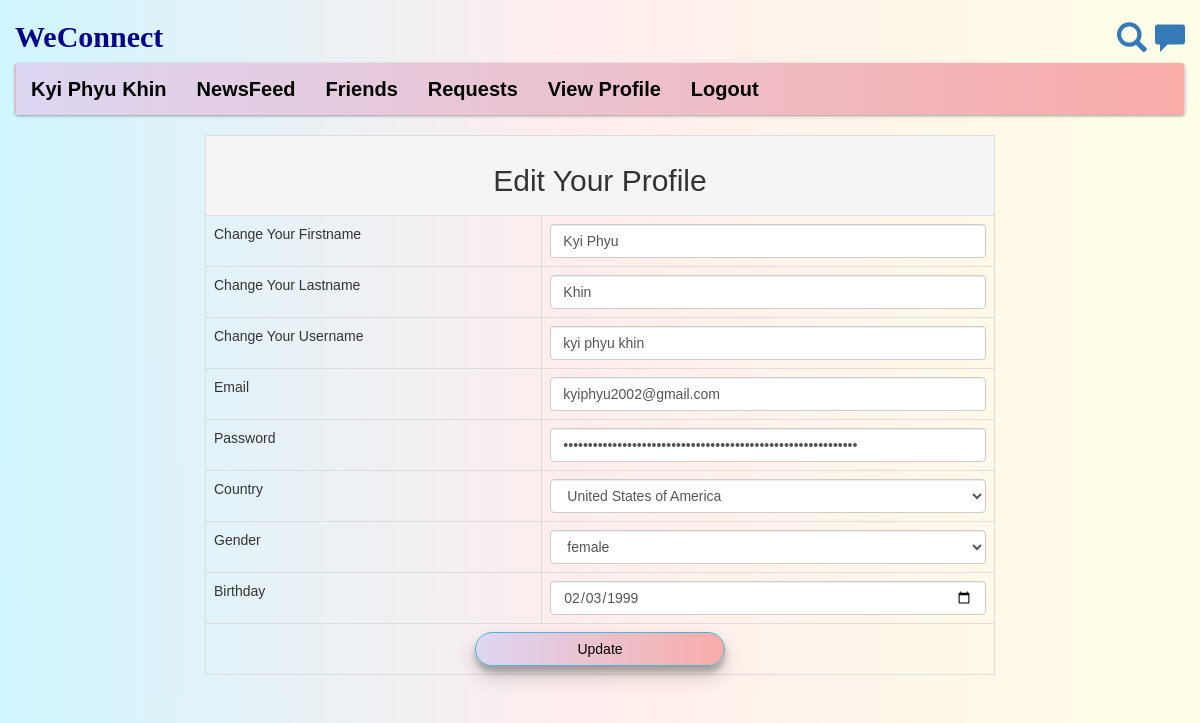
Screenshot of /edit_profile.php (signed in) with the database file from the repository.
### tables this page shows
CREATE TABLE `users` (
  `user_id` int(11) NOT NULL,
  `f_name` text NOT NULL,
  `l_name` text NOT NULL,
  `user_name` text NOT NULL,
  `user_pass` varchar(255) NOT NULL,
  `confirm_password` varchar(255) NOT NULL,
  `user_email` varchar(255) NOT NULL,
  `user_country` text NOT NULL,
  `user_gender` text NOT NULL,
  `user_birthday` text NOT NULL,
  `user_image` varchar(255) NOT NULL,
  `user_cover` varchar(255) NOT NULL,
  `status` text NOT NULL,
  `posts` text NOT NULL,
  `recovery_account` varchar(255) NOT NULL
);

### edit_profile.php (the view, shortened to what this page needs)
<!DOCTYPE html>
<?php
include("includes/navigation.php");
$user = $_SESSION['user_email'];
$get_user = "select * from users where user_email='$user'";
$run_user = mysqli_query($con,$get_user);
$result_user = mysqli_fetch_array($run_user);
$firstname = $result_user['f_name'];
$lastname = $result_user['l_name'];
$username = $result_user['user_name'];
$user_gender = $result_user['user_gender'];
?>
<html>
    <head>
        <link rel="stylesheet" href="https://maxcdn.bootstrapcdn.com/bootstrap/3.3.7/css/bootstrap.min.css">
        <link rel="stylesheet" type="text/css" href="style/style.css">
    </head>
    <body>
        <div class = "row">
            <div class = "col-sm-2"></div>
            <div class="col-sm-8">
                <form action="" method="post" enctype="multipart/form-data">
                    <table class="table table-bordered table-hover">
                        <tr align = "center">
                            <td colspan="6" class="active"><h2>Edit Your Profile</h2></td>
                        </tr>
                        <tr>
                            <td style-"font-weight:bold;">Change Your Firstname</td>
                            <td>
                                <input class= "form-control" type="text" name="f_name" required value="<?php echo $firstname; ?>">
                            </td>
                        </tr>
                        <tr>
                            <td style-"font-weight:bold;">Change Your Lastname</td>
                            <td>
                                <input class= "form-control" type="text" name="l_name" required value="<?php echo $lastname; ?>">
                            </td>
                        </tr
                        <tr>
                            <td style-"font-weight:bold;">Change Your Username</td>
                            <td>
                                <input class= "form-control" type="text" name="u_name" required value="<?php echo $username; ?>">
                            </td>
                        <tr>
                            <td style-"font-weight:bold;">Email</td>
                            <td>
                                <input class= "form-control" type="text" name="u_email" required value="<?php echo $user_email; ?>">
                            </td>
                        </tr>
                        <tr>
                            <td style-"font-weight:bold;">Password</td>
                            <td>
                                <input class= "form-control" type="password" name="u_pass" id="mypass" required value="<?php echo $user_pass; ?>">
                            </td>
                        </tr>
                        <tr>
                            <td style-"font-weight:bold;">Country</td>
                            <td>
                                <select class ="form-control" name="u_country">
                                    <option><?php echo $user_country; ?></option>
                                </select>
                            </td>
                        </tr>
                        <tr>
                            <td style-"font-weight:bold;">Gender</td>
                            <td>
                                <select class ="form-control" name="u_gender">
                                    <option><?php echo $user_gender; ?></option>
                                </select>
                            </td>
                        </tr>
                        <tr>
                            <td style-"font-weight:bold;">Birthday</td>
                            <td>
                                <input class= "form-control" type="date" name="u_birthday" required value="<?php echo $user_birthday; ?>">
                            </td>
                        </tr>
                        <tr align="center">
                            <td colspan="6">
                                <input type="submit" id="update" class="btn btn-info" name="update" style="width:250px;" value="Update">
                            </td>
                        </tr>
                    </table>
                </form>
            </div>
        </div>
<div class="col-sm-2" ></div>
    </body>
</html>

### includes/navigation.php (shortened to what this page needs)
<?php
include("functions/all_functions.php");
$user = $_SESSION['user_email'];
$get_user = "select * from users where user_email='$user'";
$run_user = mysqli_query($con,$get_user);
$result_user = mysqli_fetch_array($run_user);
$first_name = $result_user['f_name'];
$last_name = $result_user['l_name'];
$user_pass = $result_user['user_pass'];
$user_email = $result_user['user_email'];
$user_country = $result_user['user_country'];
$user_birthday = $result_user['user_birthday'];
?>
<html>
<head>
	<link rel="stylesheet" href="https://maxcdn.bootstrapcdn.com/bootstrap/3.3.7/css/bootstrap.min.css">
	<link rel="stylesheet" type="text/css" href="style/style.css">
</head>
<body>
<div class="container-fluid">
    <div class="row">
        <div class="col-md-6">
            <h2 style='color:darkblue; font-weight:bold; font-family:Stencil Std;'>WeConnect</h2>
        </div>
        <div class="col-md-6">
            <div style="float:right; font-size:30px; padding-top:20px;">
                <a href="search_fri.php"><span class="glyphicon glyphicon-search"></span></a>
                <a href="chat.php?u_id="><span class="glyphicon glyphicon-comment"></span></a>
            </div>
        </div>
    </div>
</div>
<div class="container-fluid" >
    <nav class="navbar" style='box-shadow: rgba(60, 64, 67, 0.3) 0px 1px 2px 0px, rgba(60, 64, 67, 0.15) 0px 1px 3px 1px;'>
        <ul class="nav navbar-nav" style='font-weight:bold;'>
            <li><a href="view_profile.php?<?php echo 'u_id=$user_id';?>" style='color:black; text-transform:capitalize'>
            <?php echo"$first_name $last_name"; ?></a></li>
            <li><a href="home.php" style='color:black'>NewsFeed</a></li>
            <li><a href="add_fri.php" style='color:black'>Friends</a></li>
            <li><a href="accept_request.php" style='color:black'>Requests</a></li>
            <li><a href="view_profile.php" style='color:black'>View Profile</a></li>
            <li><a href="logout.php" style='color:black'>Logout</a></li>
        </ul>
    </nav>
</div>
</body>
</html>

### style/style.css (style rules this page uses)
body { overflow-x: hidden; background-image: linear-gradient( 89.9deg, rgba(208,246,255,1) 0.1%, rgba(255,237,237,1) 47.9%, rgba(255,255,231,1) 100.2% ); font-family: Arial, Helvetica, sans-serif; }
#update { text-decoration: none; box-shadow: rgba(0, 0, 0, 0.19) 0px 10px 20px, rgba(0, 0, 0, 0.23) 0px 6px 6px; transition: all300ms ease; border-radius: 20px; background: linear-gradient(to right, #ddd6f3, #faaca8); color: black; }

### includes/navigation.php (style rules this page uses)
.navbar { font-size:20px; background: linear-gradient(to right, #ddd6f3, #faaca8); }

### rows the page displays
users: f_name "Kyi Phyu", l_name "Khin", u_name "kyi phyu khin", u_email "kyiphyu2002@gmail.com", u_country "United States of America", u_gender "female", u_birthday "02/03/1999"
